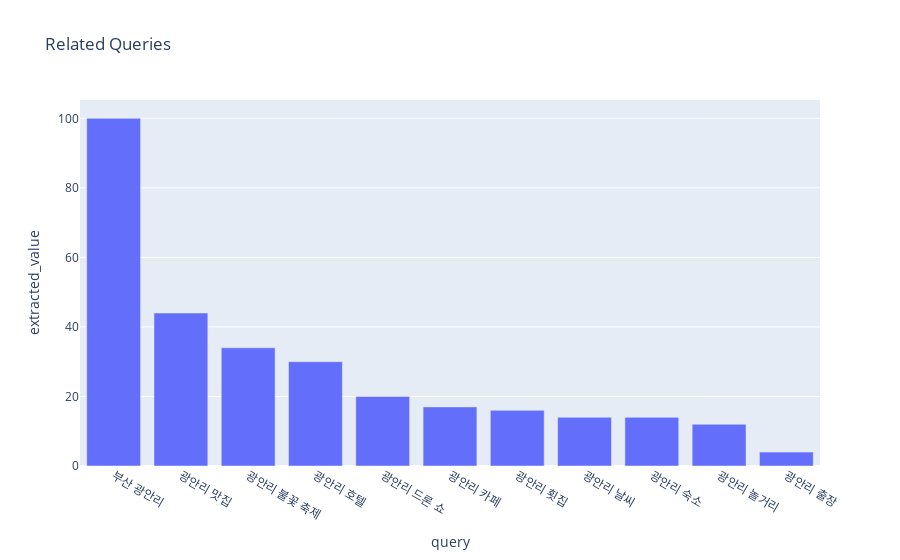

The code cell stored with this chart in its notebook:
### Code cell
# plotly bar chart
fig = px.bar(
    top_df,
    x="query",
    y="extracted_value",
    title="Related Queries",
    # labels={"value": "Query"},
)
fig.show()

### Figure 1 — Plotly figure (JSON) as saved in the notebook; plotly's stock layout.template omitted (floating-point values rounded to 4 significant figures)
{"data": [{"alignmentgroup": "True", "hovertemplate": "query=%{x}<br>extracted_value=%{y}<extra></extra>", "legendgroup": "", "marker": {"color": "#636efa", "pattern": {"shape": ""}}, "name": "", "offsetgroup": "", "orientation": "v", "showlegend": false, "textposition": "auto", "type": "bar", "x": ["부산 광안리", "광안리 맛집", "광안리 불꽃 축제", "광안리 호텔", "광안리 드론 쇼", "광안리 카페", "광안리 횟집", "광안리 날씨", "광안리 숙소", "광안리 놀거리", "광안리 출장"], "xaxis": "x", "y": [100, 44, 34, 30, 20, 17, 16, 14, 14, 12, 4], "yaxis": "y"}], "layout": {"barmode": "relative", "legend": {"tracegroupgap": 0}, "title": {"text": "Related Queries"}, "xaxis": {"anchor": "y", "domain": [0, 1], "title": {"text": "query"}}, "yaxis": {"anchor": "x", "domain": [0, 1], "title": {"text": "extracted_value"}}}}
